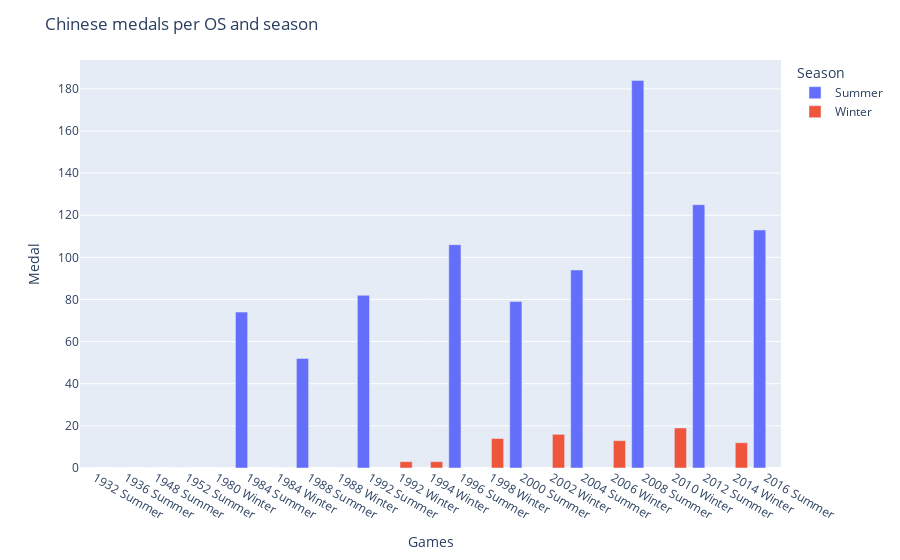

The notebook cell saved with this chart:
### Markdown cell above
### Medals per OS

### Code cell
fig = df_china.basic_plot("Games", "Medal", grouping = "Season", plot = "bar")
fig.update_layout(title_text = "Chinese medals per OS and season")
fig.show()

### Figure 1 — Plotly figure (JSON) as saved in the notebook; plotly's stock layout.template omitted (floating-point values rounded to 4 significant figures)
{"data": [{"alignmentgroup": "True", "hovertemplate": "Season=Summer<br>Games=%{x}<br>Medal=%{y}<extra></extra>", "legendgroup": "Summer", "marker": {"color": "#636efa", "pattern": {"shape": ""}}, "name": "Summer", "offsetgroup": "Summer", "orientation": "v", "showlegend": true, "textposition": "auto", "type": "bar", "x": ["1932 Summer", "1936 Summer", "1948 Summer", "1952 Summer", "1980 Winter", "1984 Summer", "1984 Winter", "1988 Summer", "1988 Winter", "1992 Summer", "1992 Winter", "1994 Winter", "1996 Summer", "1998 Winter", "2000 Summer", "2002 Winter", "2004 Summer", "2006 Winter", "2008 Summer", "2010 Winter", "2012 Summer", "2014 Winter", "2016 Summer"], "xaxis": "x", "y": [0, 0, 0, 0, null, 74, null, 52, null, 82, null, null, 106, null, 79, null, 94, null, 184, null, 125, null, 113], "yaxis": "y"}, {"alignmentgroup": "True", "hovertemplate": "Season=Winter<br>Games=%{x}<br>Medal=%{y}<extra></extra>", "legendgroup": "Winter", "marker": {"color": "#EF553B", "pattern": {"shape": ""}}, "name": "Winter", "offsetgroup": "Winter", "orientation": "v", "showlegend": true, "textposition": "auto", "type": "bar", "x": ["1932 Summer", "1936 Summer", "1948 Summer", "1952 Summer", "1980 Winter", "1984 Summer", "1984 Winter", "1988 Summer", "1988 Winter", "1992 Summer", "1992 Winter", "1994 Winter", "1996 Summer", "1998 Winter", "2000 Summer", "2002 Winter", "2004 Summer", "2006 Winter", "2008 Summer", "2010 Winter", "2012 Summer", "2014 Winter", "2016 Summer"], "xaxis": "x", "y": [null, null, null, null, 0, null, 0, null, 0, null, 3, 3, null, 14, null, 16, null, 13, null, 19, null, 12, null], "yaxis": "y"}], "layout": {"barmode": "group", "legend": {"title": {"text": "Season"}, "tracegroupgap": 0}, "margin": {"t": 60}, "title": {"text": "Chinese medals per OS and season"}, "xaxis": {"anchor": "y", "domain": [0, 1], "title": {"text": "Games"}}, "yaxis": {"anchor": "x", "domain": [0, 1], "title": {"text": "Medal"}}}}
